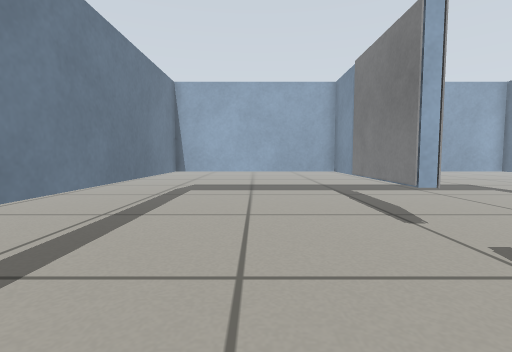
view 1 (above)

12 first-person views from a walk through a Gazebo world. The camera is 0.4 m above the floor, tilts 4° down and sees 85° across. The floor is counted in squares, 0.2 m on a side. Each view is taken from the middle of a square. On the plan, view 1 faces up. The plan holds only what a view shows up to about 16 squares ahead; the rest is blank. Robots are left out. Surface patterns are stand-ins for the level's own textures.

view 2
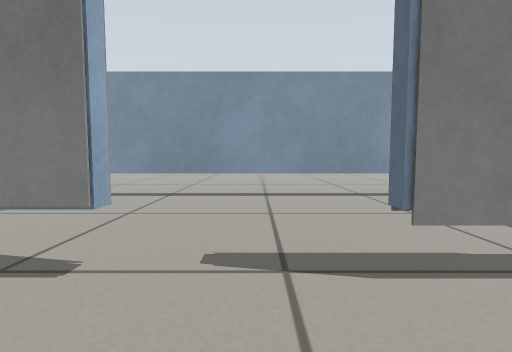

view 3
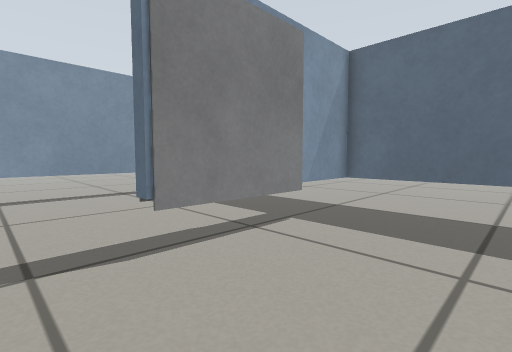

view 4
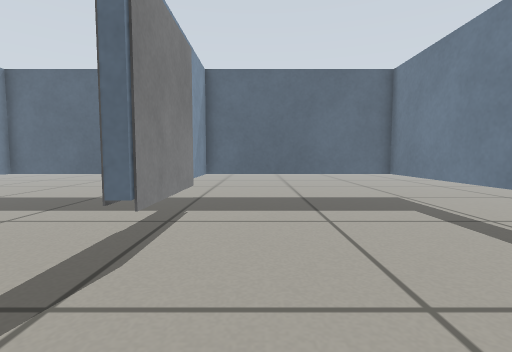

view 5
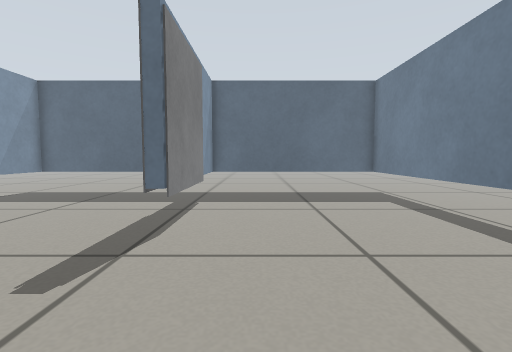

view 6
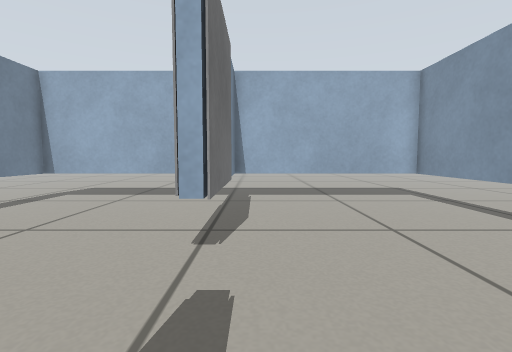

view 7
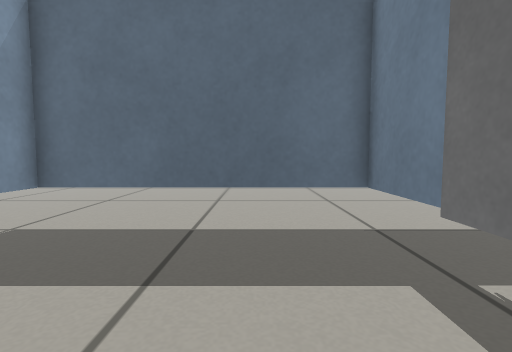

view 8
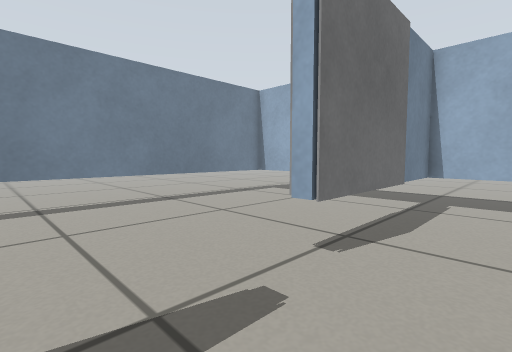

view 9
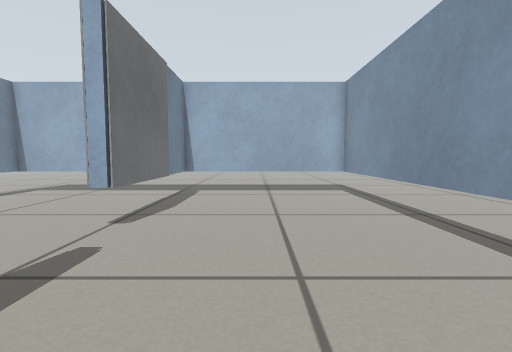

view 10
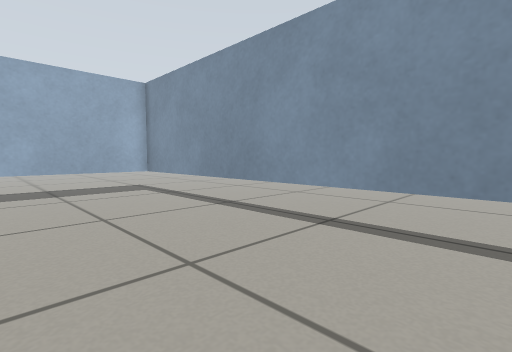

view 11
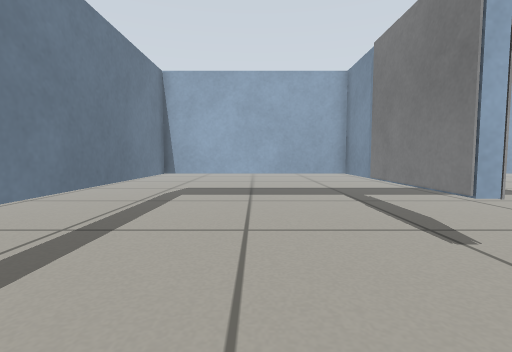

view 12
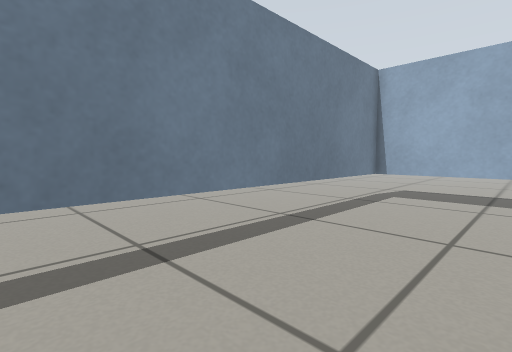

### Floor plan
Points are (right, up) in squares from view 1. A wall is a line through its corners. A room is listed if a view was taken in it or the views show most of it. See-through windows are left out.
Room 1 (views 1, 2, 3, 4, 5, 6, 7, 8, 9, 10, 11, 12)
walls: (4.9, 8.1) (4.9, 7.6) (4.4, 7.6) (4.4, 8.5); (4.9, -2.5) (4.9, -5.6) (14, -5.6) (14, 15.9) (4.9, 15.9) (4.9, 13); (4.4, 12.8) (4.4, 15.9) (-4.6, 15.9) (-4.6, -5.6) (4.4, -5.6) (4.4, -2.5)
objects: marker (4, -2); marker (4, 9) to (4, 12); marker (5, -1) to (5, 2); marker (5, 9) to (5, 12)

Where each view was taken, in squares from view 1:
view 1: 0 up, 0 right, facing up
view 2: 5 up, 0 right, facing right
view 3: 5 up, 1 left, facing down-right
view 4: 8 up, 2 right, facing down
view 5: 10 up, 2 right, facing down
view 6: 2 up, 6 right, facing up
view 7: 2 up, 8 right, facing down
view 8: 3 up, 8 right, facing up-left
view 9: 0 up, 9 right, facing up
view 10: 0 up, 7 right, facing up-right
view 11: 2 up, 0 right, facing up
view 12: 2 up, 1 right, facing up-left
